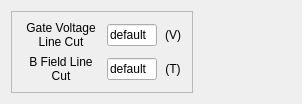
      <widget class="QWidget" name="tab_Voltage">
       <property name="styleSheet">
        <string notr="true">#tab_Voltage{
background-color: rgb(0, 0, 0);
}



</string>
       </property>
       <attribute name="title">
        <string>Voltage</string>
       </attribute>
       <layout class="QGridLayout" name="gridLayout_5" rowstretch="3,1" columnstretch="1,3">
        <item row="0" column="0" rowspan="2">
         <layout class="QVBoxLayout" name="verticalLayout_4" stretch="3,1">
          <item>
           <layout class="QHBoxLayout" name="Layout_Voltage_YZ"/>
          </item>
          <item>
           <widget class="QFrame" name="frame_6">
            <property name="frameShape">
             <enum>QFrame::StyledPanel</enum>
            </property>
            <property name="frameShadow">
             <enum>QFrame::Raised</enum>
            </property>
            <layout class="QGridLayout" name="gridLayout_11">
             <item row="0" column="0">
              <widget class="QLabel" name="label_14">
               <property name="minimumSize">
                <size>
                 <width>80</width>
                 <height>20</height>
                </size>
               </property>
               <property name="maximumSize">
                <size>
                 <width>9999</width>
                 <height>16777215</height>
                </size>
               </property>
               <property name="text">
                <string>Gate Voltage Line Cut</string>
               </property>
               <property name="alignment">
                <set>Qt::AlignCenter</set>
               </property>
               <property name="wordWrap">
                <bool>true</bool>
               </property>
              </widget>
             </item>
             <item row="0" column="2">
              <widget class="QLabel" name="label_15">
               <property name="minimumSize">
                <size>
                 <width>20</width>
                 <height>20</height>
                </size>
               </property>
               <property name="text">
                <string>(V)</string>
               </property>
               <property name="alignment">
                <set>Qt::AlignCenter</set>
               </property>
              </widget>
             </item>
             <item row="0" column="1">
              <widget class="QLineEdit" name="lineEdit_Voltage_YZLineCut">
               <property name="sizePolicy">
                <sizepolicy hsizetype="Expanding" vsizetype="Fixed">
                 <horstretch>0</horstretch>
                 <verstretch>0</verstretch>
                </sizepolicy>
               </property>
               <property name="minimumSize">
                <size>
                 <width>50</width>
                 <height>20</height>
                </size>
               </property>
               <property name="maximumSize">
                <size>
                 <width>16777215</width>
                 <height>16777215</height>
                </size>
               </property>
               <property name="text">
                <string>default</string>
               </property>
              </widget>
             </item>
             <item row="1" column="0">
              <widget class="QLabel" name="label_17">
               <property name="minimumSize">
                <size>
                 <width>80</width>
                 <height>20</height>
                </size>
               </property>
               <property name="maximumSize">
                <size>
                 <width>9999</width>
                 <height>16777215</height>
                </size>
               </property>
               <property name="text">
                <string>B Field Line Cut</string>
               </property>
               <property name="alignment">
                <set>Qt::AlignCenter</set>
               </property>
               <property name="wordWrap">
                <bool>true</bool>
               </property>
              </widget>
             </item>
             <item row="1" column="1">
              <widget class="QLineEdit" name="lineEdit_Voltage_XZLineCut">
               <property name="sizePolicy">
                <sizepolicy hsizetype="Expanding" vsizetype="Fixed">
                 <horstretch>0</horstretch>
                 <verstretch>0</verstretch>
                </sizepolicy>
               </property>
               <property name="minimumSize">
                <size>
                 <width>50</width>
                 <height>20</height>
                </size>
               </property>
               <property name="maximumSize">
                <size>
                 <width>16777215</width>
                 <height>16777215</height>
                </size>
               </property>
               <property name="text">
                <string>default</string>
               </property>
              </widget>
             </item>
             <item row="1" column="2">
              <widget class="QLabel" name="label_16">
               <property name="minimumSize">
                <size>
                 <width>20</width>
                 <height>20</height>
                </size>
               </property>
               <property name="text">
                <string>(T)</string>
               </property>
               <property name="alignment">
                <set>Qt::AlignCenter</set>
               </property>
              </widget>
             </item>
            </layout>
           </widget>
          </item>
         </layout>
        </item>
        <item row="0" column="1">
         <layout class="QHBoxLayout" name="Layout_Voltage_2DPlot"/>
        </item>
        <item row="1" column="1">
         <layout class="QHBoxLayout" name="horizontalLayout_5" stretch="4,1">
          <property name="sizeConstraint">
           <enum>QLayout::SetNoConstraint</enum>
          </property>
          <item>
           <layout class="QHBoxLayout" name="Layout_Voltage_XZ"/>
          </item>
          <item>
           <spacer name="horizontalSpacer_7">
            <property name="orientation">
             <enum>Qt::Horizontal</enum>
            </property>
            <property name="sizeHint" stdset="0">
             <size>
              <width>40</width>
              <height>20</height>
             </size>
            </property>
           </spacer>
          </item>
         </layout>
        </item>
       </layout>
      </widget>
